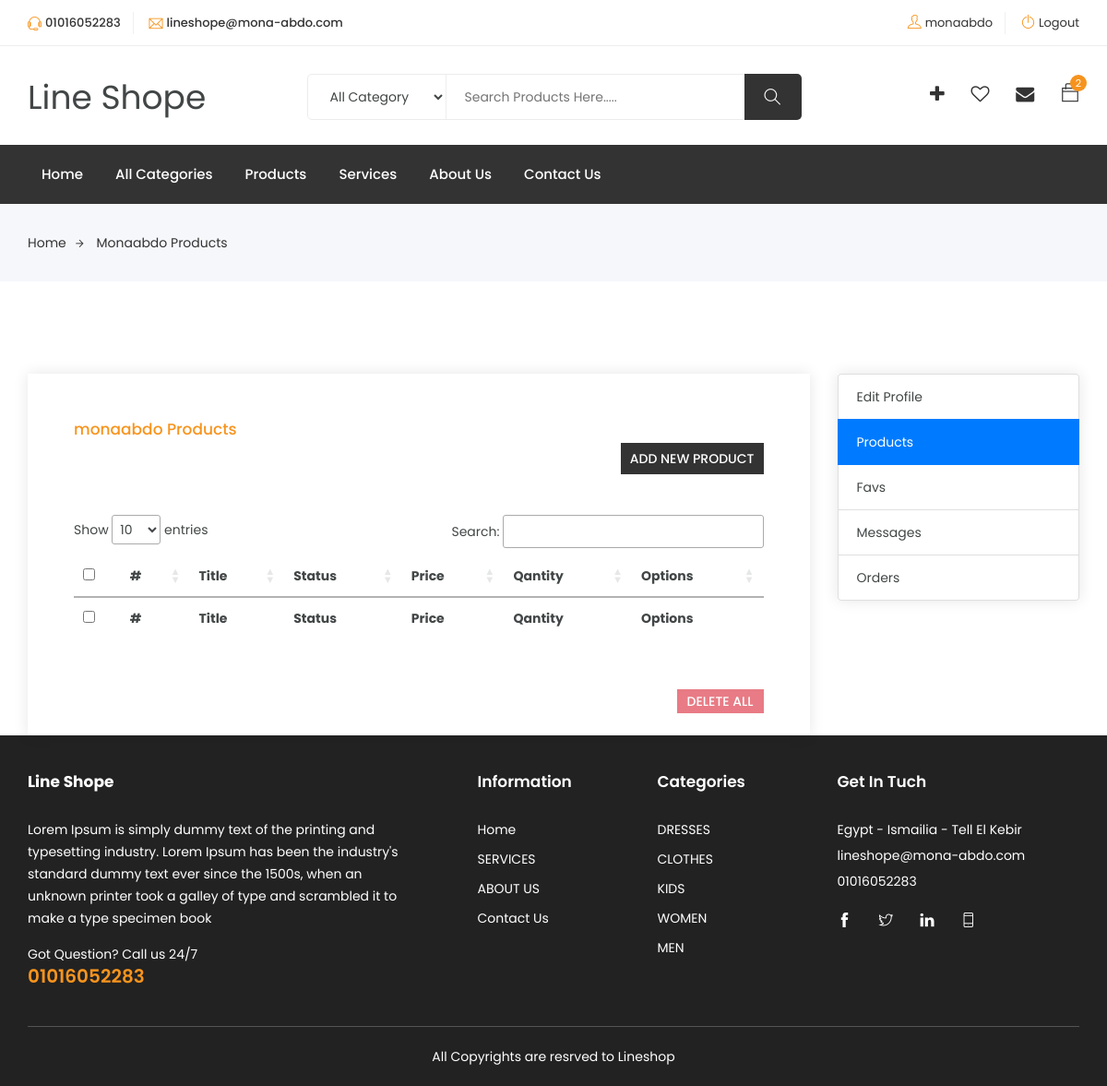
The page /myProducts.php (signed in) on the database its author committed.
### tables this page shows
CREATE TABLE `settings` (
  `id` tinyint(4) NOT NULL,
  `site_name` varchar(50) NOT NULL,
  `site_email` varchar(150) NOT NULL,
  `site_phone` varchar(50) NOT NULL,
  `site_link` varchar(255) NOT NULL,
  `site_status` tinyint(1) NOT NULL DEFAULT 1,
  `site_tags` varchar(255) NOT NULL,
  `site_desc` tinytext NOT NULL,
  `site_text_close` tinytext NOT NULL,
  `site_copyrights` tinytext NOT NULL,
  `site_summery` varchar(255) NOT NULL,
  `fb_url` varchar(255) NOT NULL,
  `tw_url` varchar(255) NOT NULL,
  `ln_url` varchar(255) NOT NULL,
  `wh_url` varchar(255) NOT NULL,
  `site_address` varchar(255) NOT NULL,
  `site_logo` varchar(150) NOT NULL,
  `slider_background` varchar(255) NOT NULL,
  `userid` tinyint(4) NOT NULL DEFAULT 1
);

CREATE TABLE `pages` (
  `id` tinyint(4) NOT NULL,
  `title` varchar(255) NOT NULL,
  `content` mediumtext NOT NULL,
  `status` tinyint(1) NOT NULL DEFAULT 1,
  `user_id` int(11) NOT NULL,
  `created_at` datetime NOT NULL,
  `updated_at` datetime NOT NULL
);

CREATE TABLE `users` (
  `id` smallint(5) UNSIGNED NOT NULL,
  `username` varchar(100) NOT NULL,
  `email` varchar(150) NOT NULL,
  `password` varchar(150) NOT NULL,
  `phone` varchar(14) NOT NULL,
  `role_id` tinyint(4) NOT NULL DEFAULT 2,
  `status` tinyint(1) NOT NULL DEFAULT 0,
  `trust_user` tinyint(1) NOT NULL DEFAULT 0,
  `country_id` smallint(6) DEFAULT NULL,
  `state_id` smallint(6) DEFAULT NULL,
  `city_id` smallint(6) DEFAULT NULL,
  `avatar` varchar(255) NOT NULL DEFAULT 'no-image.png',
  `exp_date` varchar(250) NOT NULL,
  `reset_link_token` varchar(255) NOT NULL,
  `created_at` datetime NOT NULL DEFAULT current_timestamp(),
  `updated_at` datetime NOT NULL DEFAULT current_timestamp()
);

CREATE TABLE `categories` (
  `id` tinyint(4) NOT NULL,
  `name` varchar(50) NOT NULL,
  `description` varchar(255) DEFAULT NULL,
  `parent_id` tinyint(4) NOT NULL DEFAULT 0,
  `user_id` tinyint(4) NOT NULL,
  `status` tinyint(1) NOT NULL DEFAULT 0,
  `image` varchar(50) DEFAULT NULL,
  `created_at` datetime NOT NULL DEFAULT current_timestamp(),
  `updated_at` datetime NOT NULL DEFAULT current_timestamp()
);

### init.php (called while the page is built, shortened)
<?php
include "dashboard/config.php";
include "includes/functions/functions.php";
$css_front      = "assets/css/";

### includes/functions/functions.php (called while the page is built, shortened)
<?php
if(! function_exists('isActive')){
    function isActive($pageName,$page = 2){
        $uri_path = parse_url($_SERVER['REQUEST_URI'], PHP_URL_PATH);
        $uri_segments = explode('/', $uri_path);
        if($uri_segments[$page] == $pageName)
        {
            return 'active';
        }
        else
        {
            return '';
        }
    }
}
if(! function_exists('get_row_data')){
    function get_row_data($tbl,$col_name = 'id',$id){
        global $con;
        $stmt = $con->prepare("SELECT * FROM $tbl WHERE $col_name = ?");
        $stmt->execute(array($id));
        if($tbl == 'files')
            $row = $stmt->fetchAll();
        else
            $row = $stmt->fetch();
        return $row;
    }
}
if(! function_exists('get_all_rows_data')){
    function get_all_rows_data($tbl,$col,$id,$limit = ''){
        global $con;
        if($limit == ''){
            $stmt = $con->prepare("SELECT * FROM $tbl WHERE $col = ? ORDER BY id DESC");
            $stmt->execute(array($id));
        }else{
            $stmt = $con->prepare("SELECT * FROM $tbl WHERE $col = ? ORDER BY id DESC LIMIT $limit");
            $stmt->execute(array($id));
        }
        $rows = $stmt->fetchAll();
        return $rows;
    }
}
if(! function_exists('get_item')){
    function get_item($column,$tbl,$col_name,$id){
        global $con;
        $stmt = $con->prepare("SELECT $column FROM $tbl WHERE $col_name = ?");
        $stmt->execute(array($id));
        $row = $stmt->fetch();
        if($stmt->rowCount() > 0){
            return $row[$column];
        }
    }
}

### myProducts.php (the view, shortened to what this page needs)
<?php
include_once "init.php";
include_once $tpl."header.php";
$user_id = $_SESSION['user_id'];
$do = isset($_GET['do']) ? $_GET['do'] : '';
if(isset($user_id)){
  include_once "dashboard/includes/functions/products.php";
	$user = get_row_data('users','id',$user_id);
    if($do == 'addPro'){
      include "products/addPro.php";
    }elseif($do == 'Insert')
    {
        add_product('front');
    }
    elseif ($do == 'Edit')
    {
      include "products/editPro.php";
    }
    elseif($do == 'updateCode'){
        update_product('front');
    }
    elseif($do == 'delProduct'){
      delete_product();
    }
    else
    {
?>
	<div class="breadcrumbs">
		<div class="container">
			<div class="row">
				<div class="col-12">
					<div class="bread-inner">
						<ul class="bread-list">
							<li><a href="index.php">Home<i class="ti-arrow-right"></i></a></li>
							<li class="active"><a href="#"><?=$user['username']?> Products</a></li>
						</ul>
					</div>
				</div>
			</div>
		</div>
	</div>
	<section id="contact-us" class="contact-us section" style="padding-bottom:0">
		<div class="container">
				<div class="contact-head">
					<div class="row">
						<div class="col-lg-9 col-12">
							<div class="form-main">
								<div class="title">
									<h4><?=$user['username']?> Products</h4>
										<a href="?do=addPro" class="float-right btn btn-success btn-non">Add New Product</a>
										<br><br>
								</div>
								<table id="example" class="display" style="width:100%">
									<thead>
									<tr>
										<th class="no-sort"><input type="checkbox" class="checkall"/></th>
										<th>#</th>
										<th>Title</th>
										<th>Status</th>
										<th>Price</th>
										<th>Qantity</th>
                    <th>Options</th>
									</tr>
								</thead>
								<tfoot>
									<tr>
										<th><input type="checkbox" class="checkall"/></th>
										<th>#</th>
										<th>Title</th>
										<th>Status</th>
										<th>Price</th>
										<th>Qantity</th>
                    <th>Options</th>
									</tr>
								</tfoot>
								</table>
								<br><br>
								<button onclick="confirmationDel()" class="btn btn-danger btn-non float-right delAll" disabled="disabled">Delete All</button>
              </div>
						</div>
            <div class="col-lg-3 col-12">
							<div class="single-head profile-list">
								<div class="single-info">
									<ul class="list-group">
										<li class="list-group-item"><a href="profile.php?user_id=<?=$user_id?>">Edit Profile</a></li>
										<li class="list-group-item active"><a href="userProducts.php">Products</a></li>
										<li class="list-group-item"><a href="favs.php">Favs</a></li>
										<li class="list-group-item"><a href="messages.php">Messages</a></li>
										<li class="list-group-item"><a href="orders.php">Orders</a></li>
									</ul>
								</div>
							</div>
						</div>
					</div>
				</div>
			</div>
	</section>
<?php
    }
    include_once $tpl."footer.php";
}else{
    redirectPage('index.php',1);
}
?>

### includes/templates/header.php (shortened to what this page needs)
<?php
include "includes/functions/functions.php";
?>
<!DOCTYPE html>
<html lang="zxx">
<head>
	<link rel="stylesheet" href="<?=$css_front?>bootstrap.css">
    <link rel="stylesheet" href="<?=$css_front?>magnific-popup.min.css">
    <link rel="stylesheet" href="<?=$css_front?>font-awesome.css">
	<link rel="stylesheet" href="<?=$css_front?>jquery.fancybox.min.css">
    <link rel="stylesheet" href="<?=$css_front?>themify-icons.css">
    <link rel="stylesheet" href="<?=$css_front?>niceselect.css">
    <link rel="stylesheet" href="<?=$css_front?>animate.css">
	<link rel="stylesheet" href="<?=$css_front?>flex-slider.min.css">
	<link rel="stylesheet" href="<?=$css_front?>jquery.exzoom.css"/>
    <link rel="stylesheet" href="<?=$css_front?>owl-carousel.css">
    <link rel="stylesheet" href="<?=$css_front?>slicknav.min.css">
	<link rel="stylesheet" href="https://cdn.datatables.net/1.11.3/css/jquery.dataTables.min.css">
    <link rel="stylesheet" href="https://unpkg.com/dropzone@5/dist/min/dropzone.min.css" type="text/css" />
	<link rel="stylesheet" href="<?=$css_front?>reset.css">
	<link rel="stylesheet" href="<?=$css_front?>style.css">
    <link rel="stylesheet" href="<?=$css_front?>responsive.css">
	<link rel="stylesheet" href="<?=$css_front?>myStyle.css">
	<?php
		$site_status = get_item('site_status','settings','id',1);
	?>
</head>
<body class="js">
	<header class="header shop">
		<div class="topbar">
			<div class="container">
				<div class="row">
					<div class="col-lg-5 col-md-12 col-12">
						<div class="top-left">
							<ul class="list-main">
								<li><i class="ti-headphone-alt"></i><?=get_item('site_phone','settings','id',1)?></li>
								<li><i class="ti-email"></i><?=get_item('site_email','settings','id',1)?></li>
							</ul>
						</div>
					</div>
					<div class="col-lg-7 col-md-12 col-12">
						<div class="right-content">
							<ul class="list-main">
								<?php if(isset($_SESSION['user_id']) && $_SESSION['user_id'] != ''): ?>
								<li><i class="ti-user"></i><a href="profile.php"><?=$_SESSION['username']?></a></li>
								<li><i class="ti-power-off"></i><a href="logout.php">Logout</a></li>
								<?php else: ?>
								<li><i class="ti-user"></i><a href="singup.php">Singup</a></li>
								<li><i class="ti-power-off"></i><a href="login.php">Login</a></li>
								<?php endif ?>
							</ul>
						</div>
					</div>
				</div>
			</div>
		</div>
		<div class="middle-inner">
			<div class="container">
				<div class="row">
					<div class="col-lg-2 col-md-2 col-12">
						<div class="logo">
							<a href="index.php" class="navbar-brand site_name"><?=get_item('site_name','settings','id',1)?></a>
						</div>
					</div>
					<div class="col-lg-8 col-md-7 col-12">
						<div class="search-bar-top">
							<div class="search-bar">
								<select class="nice-select" id="search_cats">
									<option selected="selected">All Category</option>
									<?php
									foreach(get_all_rows_data('categories','status',1) as $cat){
										echo '<option value="'.$cat['id'].'">'.$cat['name'].'</option>';
									}
									?>
								</select>
								<form method="GET" action="searchresult.php">
									<input name="search_key" placeholder="Search Products Here....." type="search">
									<button class="btnn" type="submit"><i class="ti-search"></i></button>
								</form>
							</div>
						</div>
					</div>
					<div class="col-lg-2 col-md-3 col-12">
						<?php if(isset($_SESSION['user_id'])): ?>
						<div class="right-bar">
							<div class="sinlge-bar">
								<a href="myProducts.php?do=addPro" class="single-icon"><i class="fa fa-plus" aria-hidden="true" title="Add New Product"></i></a>
							</div>
							<div class="sinlge-bar">
								<a href="#" class="single-icon"><i class="fa fa-heart-o" aria-hidden="true"></i></a>
							</div>
							<div class="sinlge-bar">
								<a href="messages.php" class="single-icon"><i class="fa fa-envelope" aria-hidden="true"></i></a>
							</div>
							<div class="sinlge-bar shopping">
								<a href="#" class="single-icon"><i class="ti-bag"></i> <span class="total-count">2</span></a>
							</div>
						</div>
						<?php endif; ?>
					</div>
				</div>
			</div>
		</div>
		<div class="header-inner">
			<div class="container">
				<div class="cat-nav-head">
					<div class="row">
						<div class="col-lg-<?=(isActive('index.php',1) == 'active' || isActive('',1) == 'active')? '9' : '12'?> col-12">
							<div class="menu-area">
								<nav class="navbar navbar-expand-lg">
									<div class="navbar-collapse">
										<div class="nav-inner">
											<ul class="nav main-menu menu navbar-nav">
													<li class="<?=isActive('index.php',1)?><?=isActive('',1)?>"><a href="index.php">Home</a></li>
													<li class="<?=isActive('categories.php',1)?>"><a href="categories.php">All Categories</a></li>
													<li class="<?=isActive('products.php',1)?>"><a href="products.php">Products</a></li>
													<?php
														$pages = get_all_rows_data('pages','status',1,3);
														foreach($pages as $page){
															(isset($_GET['page_id']) && $_GET['page_id'] == $page['id'])? $class='active' : $class = '';
															echo '<li class="'.$class.'"><a href="page.php?page_id='.$page['id'].'">'.$page['title'].'</a></li>';
														}
													?>
													<li class="<?=isActive('contact.php',1)?>"><a href="contact.php">Contact Us</a></li>
												</ul>
										</div>
									</div>
								</nav>
							</div>
						</div>
					</div>
				</div>
			</div>
		</div>
	</header>

### includes/templates/footer.php (shortened to what this page needs)
<footer class="footer">
		<div class="footer-top section">
			<div class="container">
				<div class="row">
					<div class="col-lg-5 col-md-6 col-12">
						<div class="single-footer about">
							<div class="logo">
								<h4><a href="index.php" style="color:#fff;font-size:17px;font-weight:bold"><?=get_item('site_name','settings','id',1)?></a></h4>
							</div>
							<p class="text"><?=get_item('site_summery','settings','id',1);?></p>
							<p class="call">Got Question? Call us 24/7<span><a href="<?=get_item('wh_url','settings','id',1)?>"><?=get_item('site_phone','settings','id',1)?></a></span></p>
						</div>
					</div>
					<div class="col-lg-2 col-md-6 col-12">
						<div class="single-footer links">
							<h4>Information</h4>
							<ul>
								<li><a href="index.php">Home</a></li>
								<?php
									$pages = get_all_rows_data('pages','status',1,3);
									foreach($pages as $page){
										echo '<li><a href="page.php?id='.$page['id'].'">'.strtoupper($page['title']).'</a></li>';
									}
								?>
								<li><a href="contact.php">Contact Us</a></li>
							</ul>
						</div>
					</div>
					<div class="col-lg-2 col-md-6 col-12">
						<div class="single-footer links">
							<h4>Categories</h4>
							<ul>
							<?php
								$cats = get_all_rows_data('categories','status',1,5);
								foreach($cats as $cat){
									echo '<li><a href="category.php?category_id='.$cat['id'].'">'.strtoupper($cat['name']).'</a></li>';
								}
							?>
							</ul>
						</div>
					</div>
					<div class="col-lg-3 col-md-6 col-12">
						<div class="single-footer social">
							<h4>Get In Tuch</h4>
							<div class="contact">
								<ul>
									<li><?=get_item('site_address','settings','id',1)?></li>
									<li><?=get_item('site_email','settings','id',1)?></li>
									<li><?=get_item('site_phone','settings','id',1)?></li>
								</ul>
							</div>
							<ul>
								<li><a href="<?=get_item('fb_url','settings','id',1)?>"><i class="ti-facebook"></i></a></li>
								<li><a href="<?=get_item('tw_url','settings','id',1)?>"><i class="ti-twitter"></i></a></li>
								<li><a href="<?=get_item('ln_url','settings','id',1)?>"><i class="ti-linkedin"></i></a></li>
								<li><a href="<?=get_item('wh_url','settings','id',1)?>"><i class="ti-mobile"></i></a></li>
							</ul>
						</div>
					</div>
				</div>
			</div>
		</div>
		<div class="copyright">
			<div class="container">
				<div class="inner">
					<div class="row">
						<div class="col-lg-12 col-12">
							<div>
								<p class="text-center">	<?=get_item('site_copyrights','settings','id',1);?></p>
							</div>
						</div>
					</div>
				</div>
			</div>
		</div>
	</footer>
</body>
</html>

### assets/css/niceselect.css (style rules this page uses)
.nice-select { -webkit-tap-highlight-color: transparent; background-color: #fff; border-radius: 5px; border: solid 1px #e8e8e8; box-sizing: border-box; clear: both; cursor: pointer; display: block; float: left; font-family: inherit; font-size: 15px; font-weight: normal; height: 42px; line-height: 27px; outline: none; padding-left: 18px; padding-right: 30px; position: relative; text-align: left !important; -webkit-transition: all 0.2s ease-in-out; transition: all 0.2s ease-in-out; -webkit-user-select: none; -moz-user-select: none; -ms-user-select: none; user-select: none; white-space: nowrap; width: auto; margin-bottom: 16px; }
.nice-select:after { border-bottom: 2px solid #999; border-right: 2px solid #999; content: ''; display: block; height: 8px; margin-top: -4px; pointer-events: none; position: absolute; right: 12px; top: 50%; -webkit-transform-origin: 66% 66%; -ms-transform-origin: 66% 66%; transform-origin: 66% 66%; -webkit-transform: rotate(45deg); -ms-transform: rotate(45deg); transform: rotate(45deg); -webkit-transition: all 0.15s ease-in-out; transition: all 0.15s ease-in-out; width: 8px; }

### assets/css/myStyle.css (style rules this page uses)
.profile-list { padding:0 !important; height:auto !important; }
.profile-list .single-info { margin-bottom:0; }
.btn-non { color:#fff !important; padding:5px 10px; }

### rows shown on the page
settings: get_item('site_phone','settings','id',1) "01016052283", site_email "lineshope@mona-abdo.com", site_name "Line Shope", site_summery "Lorem Ipsum is simply dummy text of the printing and typesetting industry. Lorem Ipsum has been the industry's standard dummy text ever since the 1500s, when an unknown printer took a galley of type and scrambled it to make a type specimen book", site_phone "01016052283", site_address "Egypt - Ismailia - Tell El Kebir", site_copyrights "All Copyrights are resrved to Lineshop"
pages: title "Services", title "SERVICES"
pages: title "About Us", title "ABOUT US"
users: username "Monaabdo", username "monaabdo"
categories: name "DRESSES"
categories: name "CLOTHES"
categories: name "KIDS"
categories: name "WOMEN"
categories: name "MEN"

### other values the page prints
$_SESSION['username'] "monaabdo"
